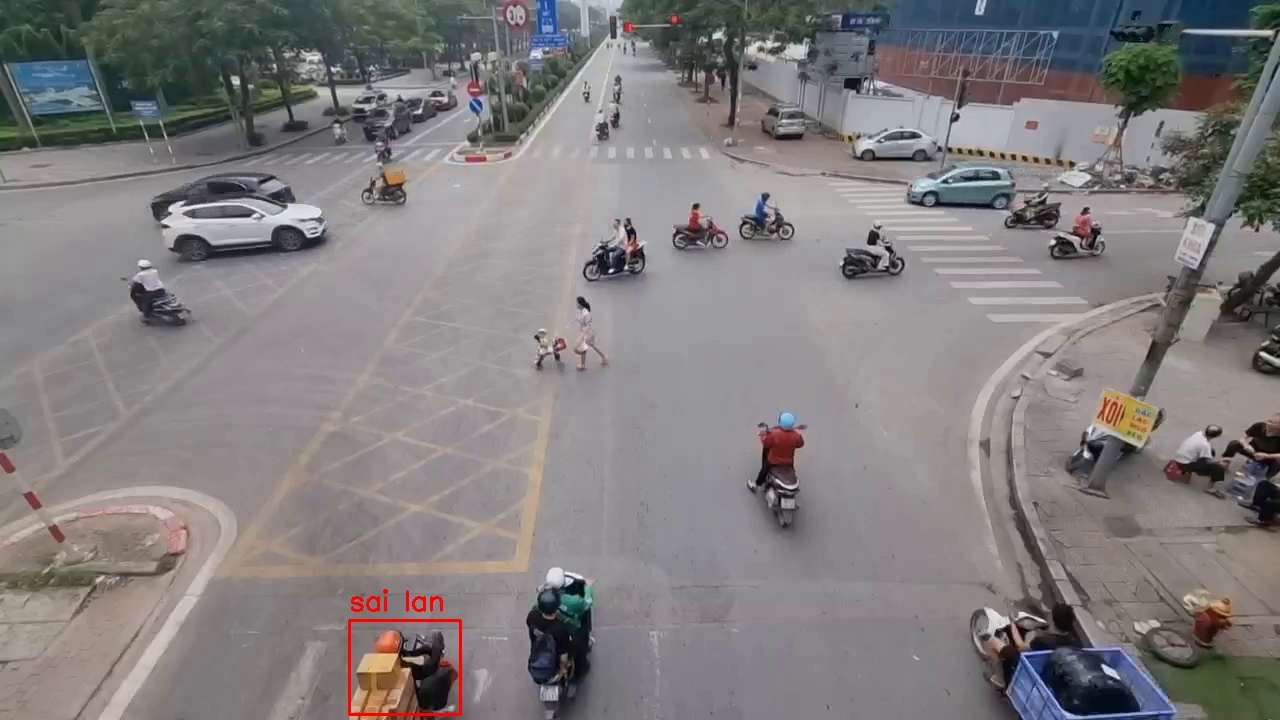
#> input picture violations/di sai lan_20240905_154432.jpg, 1280 x 720 px
$ python -i utils.py   (imports and definitions only)
#> lines starting #> are read from the running program, lines starting #| are printed output that depends on the picture; after the words box and inside, x2 and y2 are one past the last pixel; in counts of white or black regions, pixels touching at a corner belong together
#> further down, picture is the input picture: shape (720, 1280, 3); mean B, G, R 126.4, 126, 129.5
import numpy as np
import cv2

def draw_text(image, text, org=(50, 50), fontFace=cv2.FONT_HERSHEY_SIMPLEX, fontScale=2, color=(0, 0, 255), thickness=2):
    return cv2.putText(image, text, org, fontFace, fontScale, color, thickness)

# Function to convert bounding box format from [x1, y1, x2, y2] to [x, y, w, h]
def xyxy2xywh(x):
    y = x.clone()
    y[:, 0] = (x[:, 0] + x[:, 2]) / 2  # x center
    y[:, 1] = (x[:, 1] + x[:, 3]) / 2  # y center
    y[:, 2] = x[:, 2] - x[:, 0]  # width
    y[:, 3] = x[:, 3] - x[:, 1]  # height
    return y

# Function to detect if a frame is red
def is_red(light_frame, threshold=0.008, tich_luy_hien_tai=0, tich_luy=3):
    # tích lũy hiện tại: số lần liên tiếp phát hiện đèn đỏ trong các frame trước
    # tích lũy: giá trị tích lũy cần thiết để xác nhận đèn đỏ
#> called with threshold = 0.008, tich_luy_hien_tai = 0, tich_luy = 3
    hsv = cv2.cvtColor(light_frame, cv2.COLOR_BGR2HSV)
#> hsv: shape (720, 1280, 3); mean H, S, V 89.6, 27.9, 134
    lower_red1 = np.array([0, 70, 50])
    upper_red1 = np.array([10, 255, 255])
    lower_red2 = np.array([170, 70, 50])
    upper_red2 = np.array([180, 255, 255])
    mask1 = cv2.inRange(hsv, lower_red1, upper_red1)
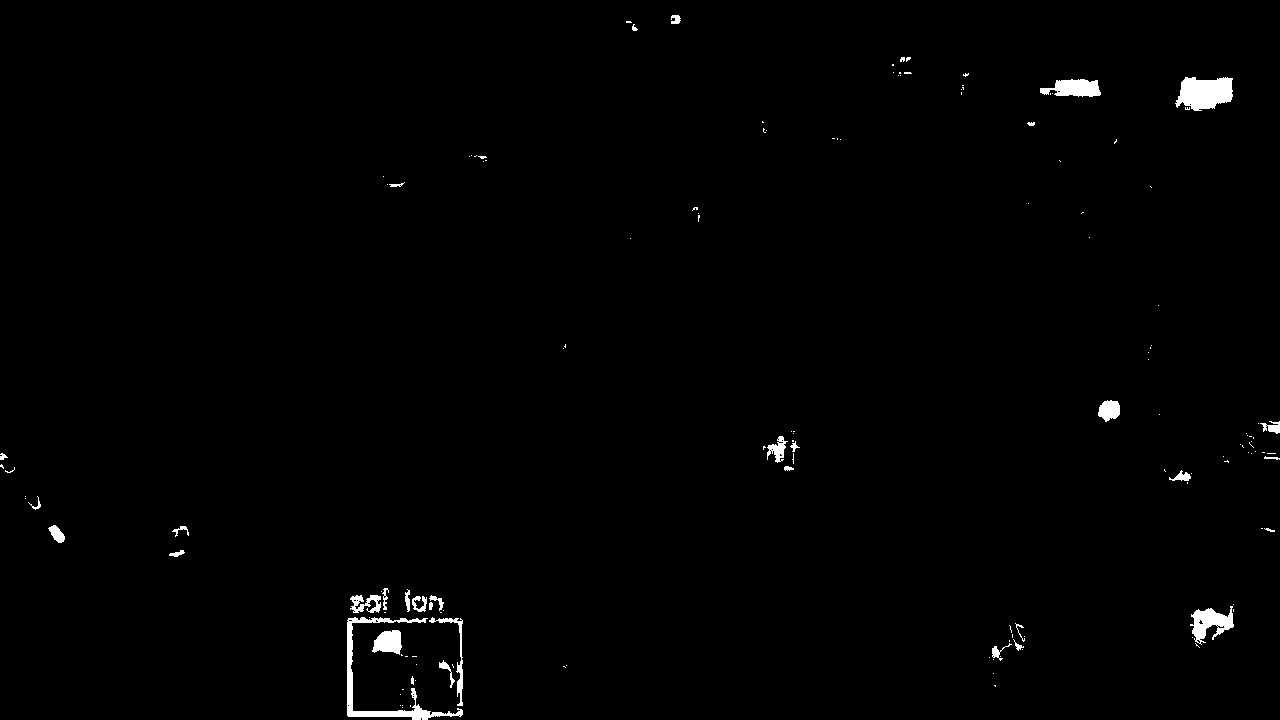
#> mask1: shape (720, 1280); 0.93% white; 146 white regions (111 under 20 px), largest, box (x1, y1, x2, y2) and area: (347, 617, 463, 720) 1592, (1175, 77, 1233, 111) 1459, (1190, 606, 1234, 645) 859
    mask2 = cv2.inRange(hsv, lower_red2, upper_red2)
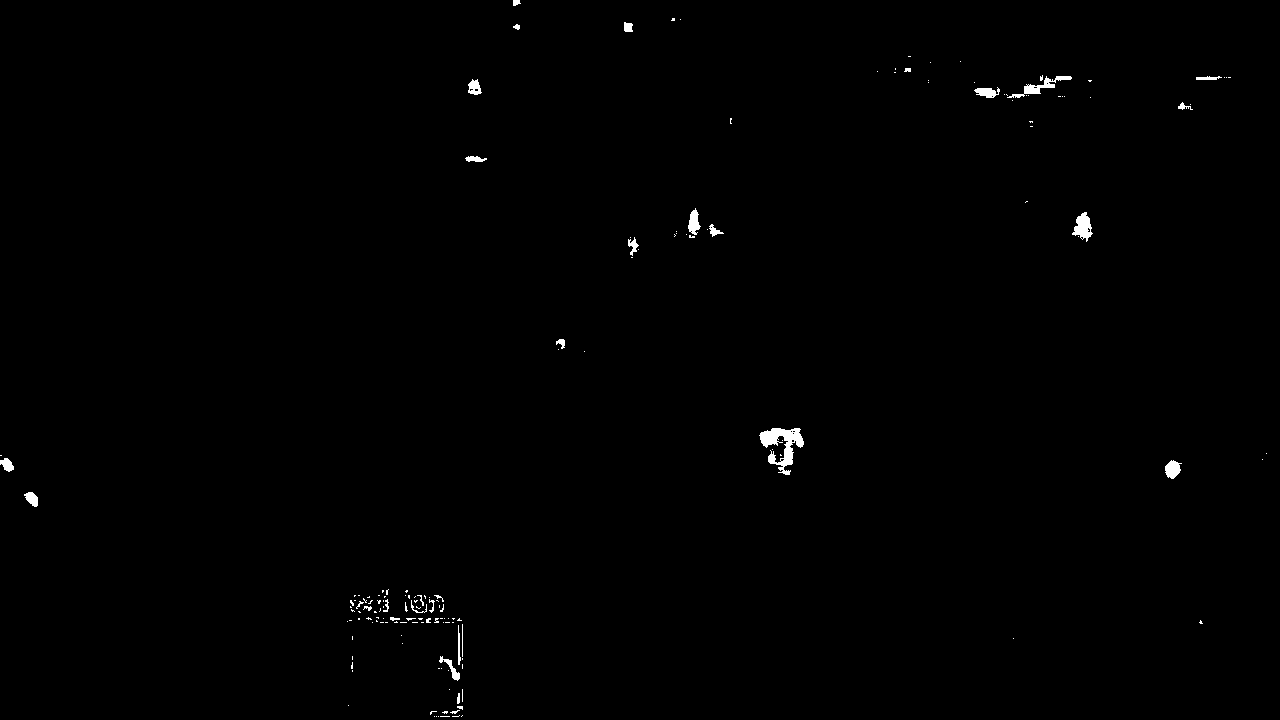
#> mask2: shape (720, 1280); 0.47% white; 162 white regions (131 under 20 px), largest, box (x1, y1, x2, y2) and area: (759, 428, 804, 475) 929, (1007, 76, 1072, 98) 354, (1072, 212, 1093, 242) 345
    red_mask = mask1 | mask2
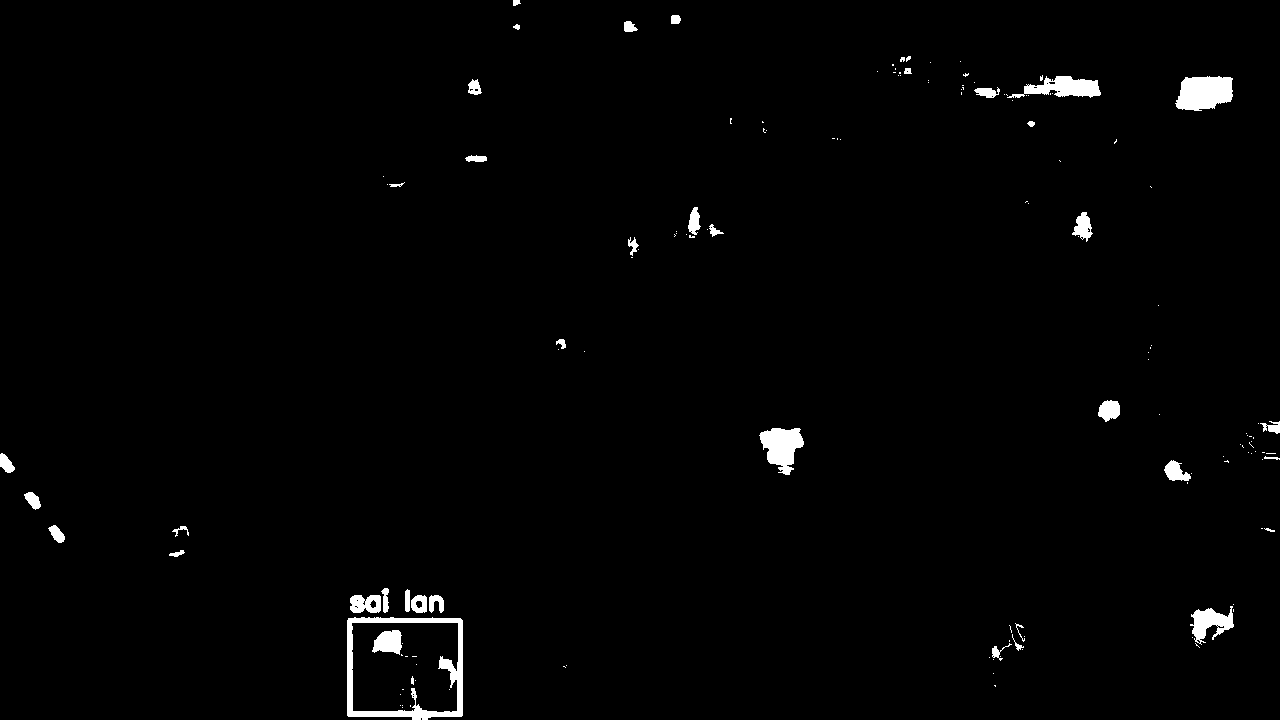
#> red_mask: shape (720, 1280); 1.4% white; 146 white regions (105 under 20 px), largest, box (x1, y1, x2, y2) and area: (347, 617, 463, 720) 2683, (1175, 76, 1233, 111) 1599, (759, 428, 804, 475) 1306
    red_ratio = np.sum(red_mask) / red_mask.size
#> red_ratio = 3.57

    if red_ratio > threshold:
        return True, tich_luy_hien_tai + 1, None
    else:
        return False, tich_luy_hien_tai, None

def save_violation_data(track_id, label, image_path, timestamp):
    conn = sqlite3.connect('violations.db')
    cursor = conn.cursor()
    cursor.execute('''CREATE TABLE IF NOT EXISTS violations
                      (track_id TEXT, label TEXT, image_path TEXT, timestamp TEXT)''')
    cursor.execute("INSERT INTO violations VALUES (?, ?, ?, ?)", (track_id, label, image_path, timestamp))
    conn.commit()
    conn.close()

# Helper function to save image of the entire frame with only the violator's bounding box
def save_frame_snapshot(frame, bbox, image_path):
    # Copy the frame to not affect the display
    frame_copy = np.copy(frame)
    x1, y1, x2, y2 = bbox
    # Draw bounding box for the violator
    cv2.rectangle(frame_copy, (x1, y1), (x2, y2), (0, 0, 255), 2)  # Red box for violator
    cv2.imwrite(image_path, frame_copy)

>>> import cv2
>>> picture = cv2.imread('violations/di sai lan_20240905_154432.jpg')
>>> result = is_red(picture)

$ run again, on violations/di sai lan_20240905_154442.jpg
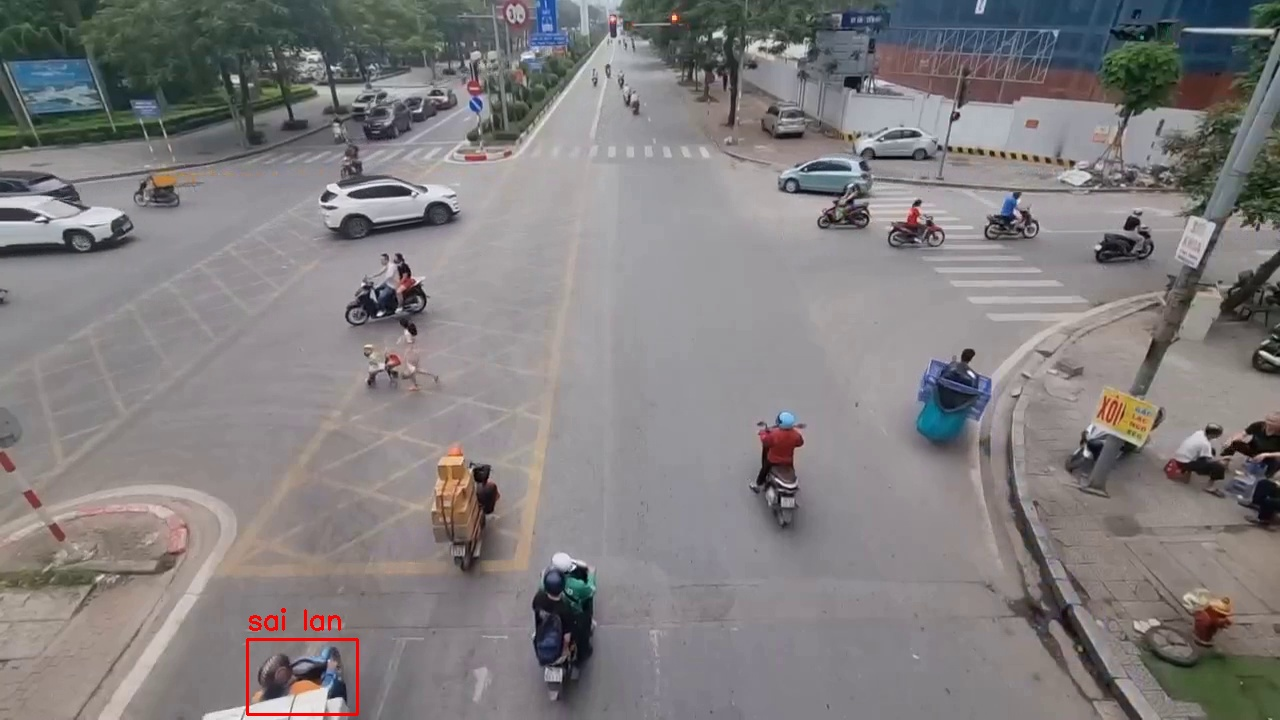
#> input picture violations/di sai lan_20240905_154442.jpg, 1280 x 720 px
#> picture is the input picture: shape (720, 1280, 3); mean B, G, R 127, 126.4, 129.9
#> hsv: shape (720, 1280, 3); mean H, S, V 93.5, 27, 134.3
#> in is_red, `mask1 = cv2.inRange(hsv, lower_red1, upper_red1)`:
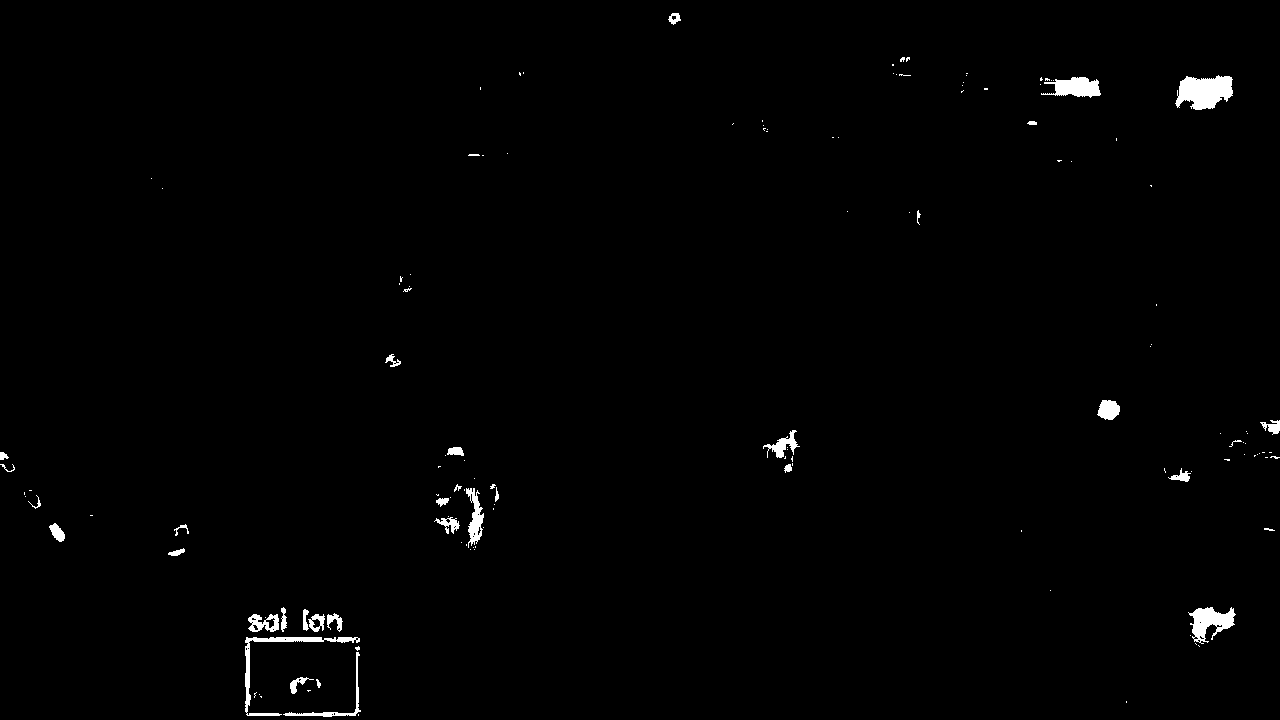
#> mask1: shape (720, 1280); 0.92% white; 138 white regions (102 under 20 px), largest, box (x1, y1, x2, y2) and area: (1175, 75, 1233, 110) 1436, (1188, 607, 1236, 644) 919, (245, 637, 360, 716) 891
#> mask2: shape (720, 1280); 0.41% white; 169 white regions (141 under 20 px), largest, box (x1, y1, x2, y2) and area: (759, 428, 803, 447) 499, (767, 444, 793, 474) 350, (1011, 84, 1056, 99) 303
#> in is_red, `red_mask = mask1 | mask2`:
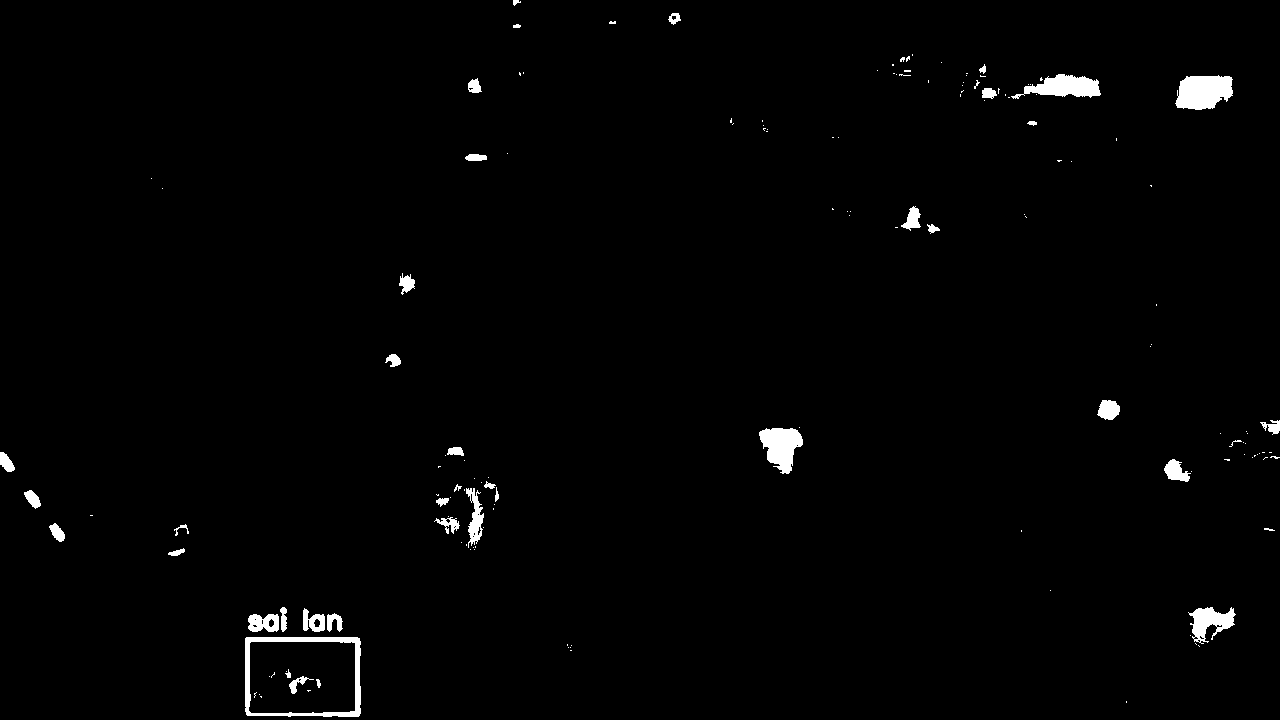
#> red_mask: shape (720, 1280); 1.3% white; 152 white regions (111 under 20 px), largest, box (x1, y1, x2, y2) and area: (245, 637, 361, 717) 1751, (1175, 75, 1233, 110) 1588, (759, 428, 803, 474) 1289
#> red_ratio = 3.4
